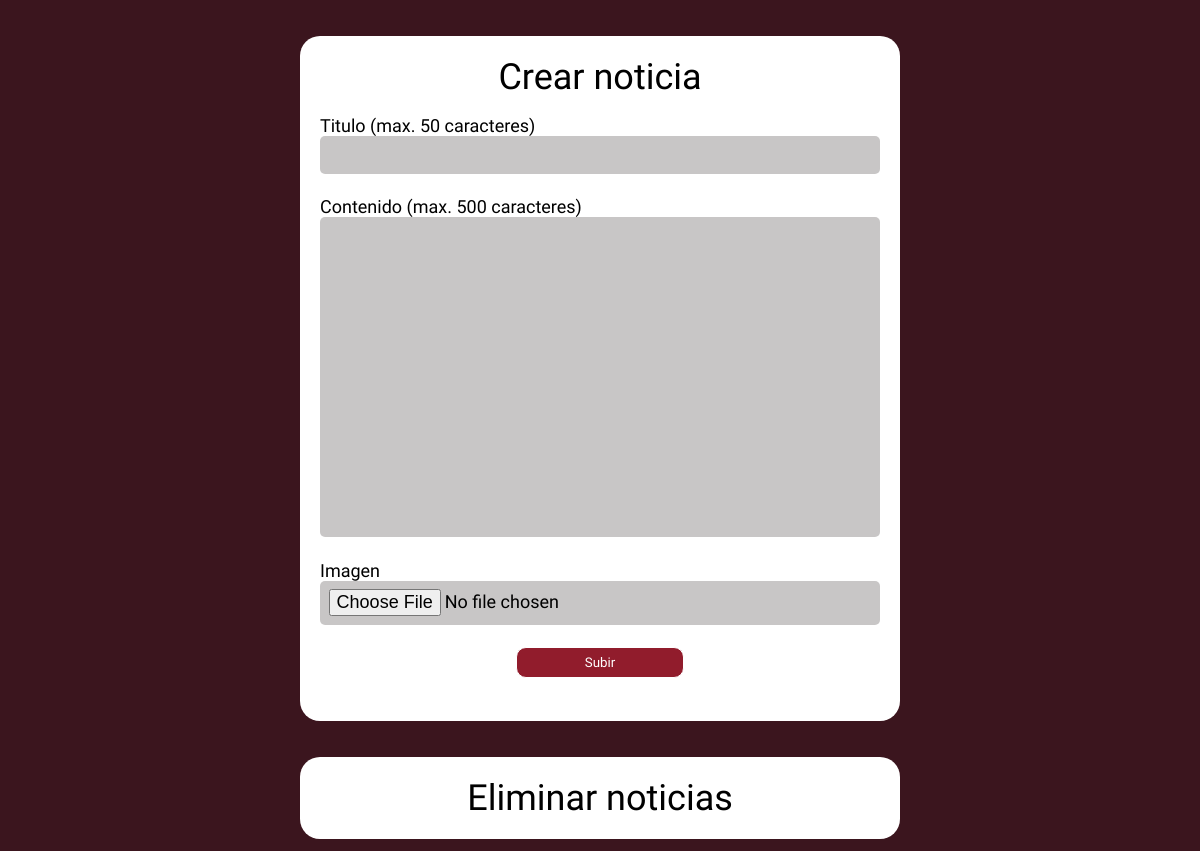
Before: /main/special_users/administrador.php with the older database file.
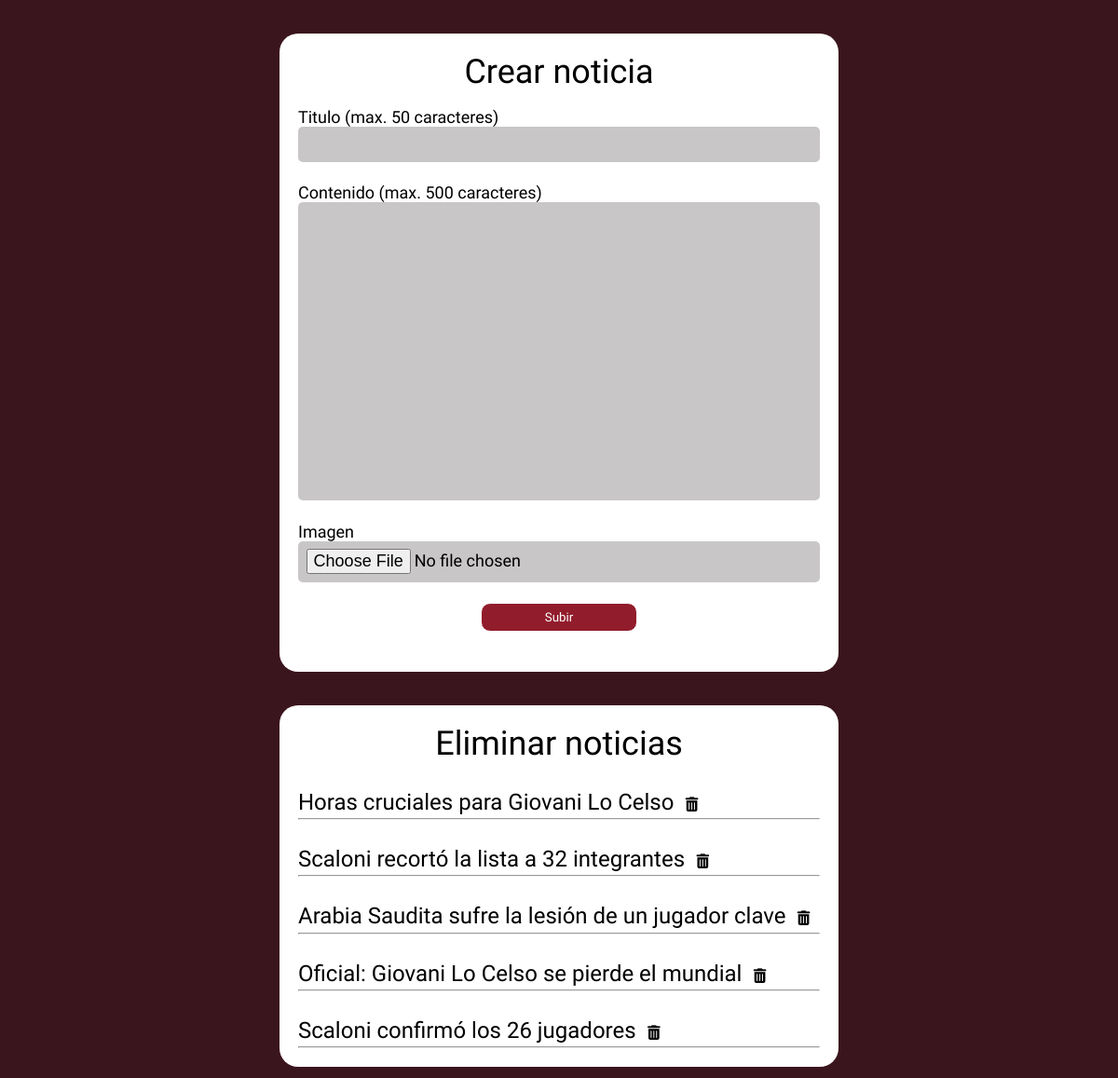
After: the same page with the newer database file.
### tables this page shows
CREATE TABLE `news` (
    `id` int(2) NOT NULL AUTO_INCREMENT,
    `user` varchar(20) NOT NULL,
    `title` text NOT NULL,
    `content` text NOT NULL,
    `image` varchar (255) NOT NULL,
    `datetime` datetime NOT NULL,
    PRIMARY KEY (id)
);

### main/special_users/administrador.php (the view, shortened to what this page needs)
<?php
	require ('../../account/database.php');
?>
<html>
    <head>
        <link href="administrador.css" rel="stylesheet" type="text/css">
        <link href="../../styles/header.css" rel="stylesheet" type="text/css">
    </head>
	<body>
		<div class="container">
            <p class="title">Crear noticia</p>
            <form method="post" class="upload" enctype="multipart/form-data">
                <div class="titulo">
                    <label class="label">Titulo (max. 50 caracteres)</label>
                    <input type="text" name="title" class="form-control" maxlength=50 required>
                </div>
                <div class="content">
                    <label class="label">Contenido (max. 500 caracteres)</label>
                    <textarea type="text" name="content" class="form-control-content" rows=10 maxlength=500 required></textarea>
                </div>
                <div class="image">
                    <label class="label">Imagen</label>
                    <input type="file" name="image" class="form-control" required accept="*/image">
                </div>
                <div class="button">
                    <button type="submit" class="btn" name="btn-add">Subir</button></div>
                </div>
        <div class="container">
            <p class="title">Eliminar noticias</p>
            <?php
                $stmt = $conn->prepare("SELECT * FROM news ORDER BY id");
                $stmt->execute();
                $count = $stmt->rowCount();
                if($count > 0){
                    while($row=$stmt->fetch(PDO::FETCH_ASSOC)){
                        extract($row);
                        echo "<div id='new".$id."' class='new'><span class='new_title'>$title</span><i class='trash fa fa-trash' aria-hidden='true' onclick='remove(".$id.")'></i><hr></div>";
                    }
                }
            ?>
		</div>
	</body>
</html>

Changed rows visible on the page:
added news: title "Horas cruciales para Giovani Lo Celso"
added news: title "Scaloni recortó la lista a 32 integrantes"
added news: title "Arabia Saudita sufre la lesión de un jugador clave"
added news: title "Oficial: Giovani Lo Celso se pierde el mundial"
added news: title "Scaloni confirmó los 26 jugadores"
